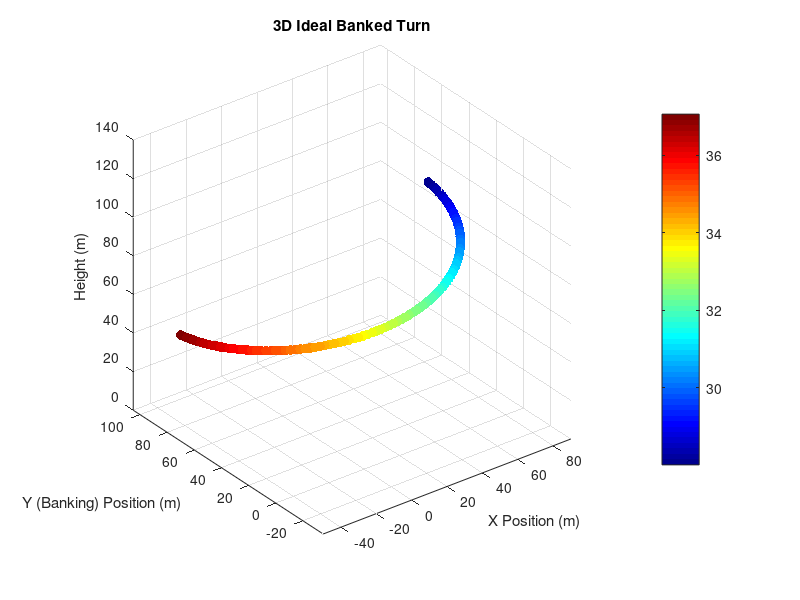
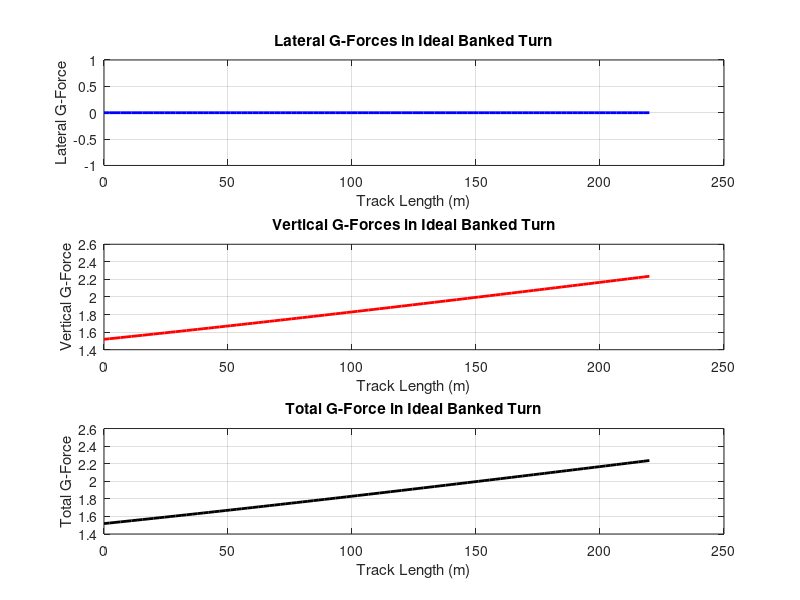

Reproduce these figures in MATLAB, in order.
clear; clc; close all;

g = 9.81;  
h0 = 125;  
R_loop = 20;  
R_banked = 70;  

x_end = 20;  
y_end = 0;  
z_end = 85;  
v_end = sqrt(2 * g * (h0 - z_end));  

n_points = 100;  
s = linspace(0, pi * R_banked, n_points);  
h = linspace(z_end, z_end - 30, n_points);  

angle_offset = -pi/2;  
angle = linspace(angle_offset, pi + angle_offset, n_points);  

x = x_end - R_banked * sin(angle);  
y = y_end + R_banked * (1 - cos(angle));  
z = h;  

v = sqrt(v_end^2 + 2 * g * (z_end - z));  

theta_ideal = atan2d(v.^2, g * R_banked);  

G_vert = (1 ./ cosd(theta_ideal)) .* ones(size(s));  
G_lat = zeros(size(s));  
G_total = G_vert;  

figure;
scatter3(x, y, z, 50, v, 'filled');  
colormap(jet);  
colorbar;  
xlabel('X Position (m)');  
ylabel('Y (Banking) Position (m)');  
zlabel('Height (m)');  
title('3D Ideal Banked Turn');  
grid on;  
axis equal;  
view(3);  

figure;  
subplot(3,1,1);  
plot(s, G_lat, 'b', 'LineWidth', 2);  
xlabel('Track Length (m)');  
ylabel('Lateral G-Force');  
title('Lateral G-Forces in Ideal Banked Turn');  
grid on;  

subplot(3,1,2);  
plot(s, G_vert, 'r', 'LineWidth', 2);  
xlabel('Track Length (m)');  
ylabel('Vertical G-Force');  
title('Vertical G-Forces in Ideal Banked Turn');  
grid on;  

subplot(3,1,3);  
plot(s, G_total, 'k', 'LineWidth', 2);  
xlabel('Track Length (m)');  
ylabel('Total G-Force');  
title('Total G-Force in Ideal Banked Turn');  
grid on;  

fprintf('Ideal Banking Angle Range: %.2f° to %.2f°\n', min(theta_ideal), max(theta_ideal));  
fprintf('Max Vertical Gs: %.2f\n', max(G_vert));  
fprintf('Max Total Gs: %.2f\n', max(G_total));  
